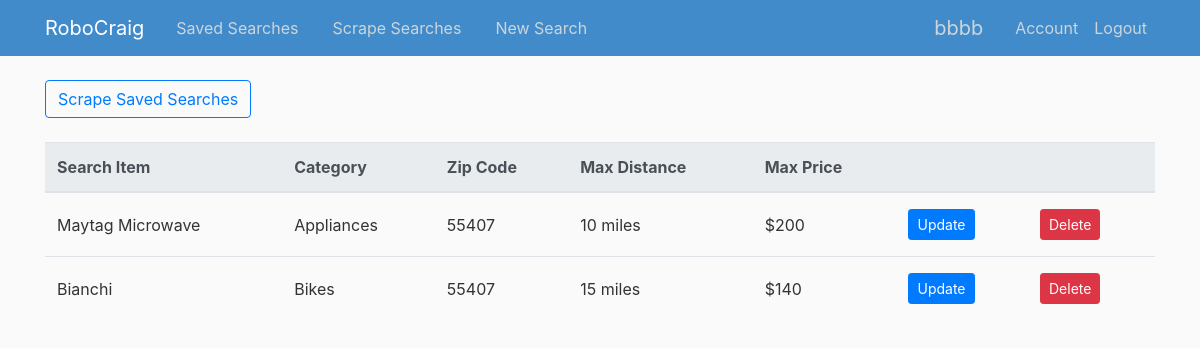
/users/bbbb (signed in), run on an earlier commit of the app's database.
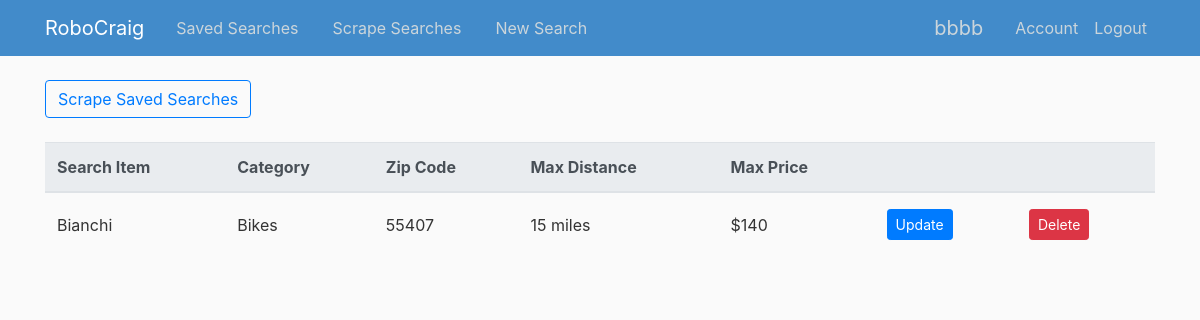
And on a later commit of the database.
### RoboCraig/models.py (models this page shows)
class Searcher (db.Model):
    id = db.Column(db.Integer, primary_key=True)
    category = db.Column(db.String(20), nullable=False)
    search_term = db.Column(db.String(50), nullable=False)
    zip_code = db.Column(db.String(10), nullable=False)  #Might need this to be int, or validate to 5 digits
    max_distance = db.Column(db.String(10), nullable=False)
    max_price = db.Column(db.String(10), nullable=False)
    user_id = db.Column(db.Integer, db.ForeignKey('user.id'), nullable=False)       #This is making a reference to the user_id in the users table
    def __repr__(self):
        return f"Search('{self.category}','{self.search_term}', '{self.zip_code}','{self.max_distance}','{self.max_price}')"

### RoboCraig/routes.py (the view)
@app.route("/users/<string:username>")  #This is the main home route for a logged in user.  It will display their saved searches
def user_searches(username):
    choices = {'ata': 'Antiques', 'ppa': 'Appliances', 'ara': 'Arts & Crafts', 'sna': 'ATV/UTV/SNO', 'pta': 'AutoParts',
               'ava': 'Aviation',
               'baa': 'Baby and Kid Stuff', 'haa': 'Beauty and Health', 'bip': 'Bike Parts',
               'bia': 'Bikes', 'bpa': 'Boat Parts', 'boo': 'Boats', 'bka': 'Books', 'bfa': 'Business',
               'cta': 'Cars & Trucks', 'ema': 'CDs/DVDs/VHSs', 'moa': 'Cell Phones', 'cla': 'Clothes & Acc',
               'cba': 'Collectibles', 'syp': 'Computer Parts', 'sya': 'Computers', 'ela': 'Electronics',
               'gra': 'Farm & Garden', 'fua': 'Furniture', 'foa': 'General', 'hva': 'Heavy Equipment',
               'hsa': 'Household',
               'jwa': 'Jewelry', 'maa': 'Materials', 'mpa': 'Motorcycle Parts', 'mca': 'Motorcycles',
               'msa': 'Music Instruments', 'pha': 'Photo & Video', 'rva': 'RVs & Camp', 'sga': 'Sporting',
               'tia': 'Tickets', 'tla': 'Tools', 'taa': 'Toys & Games', 'tra': 'Trailers',
               'vga': 'Video Gaming', 'wta': 'Wheels & Tires'}
    user = User.query.filter_by(username=username).first_or_404()  #giving the function the username attribute returns the username of the current_user
    searches = Searcher.query.filter_by(author=user)   #Using this username, it retrieves a list of their Searcher objects
    print ("This is searches")
    print (type(searches))
    print (searches)
    testsearches = Searcher.query.filter_by(author=user).first()
    print ("This is testsearches")
    print (testsearches)
    if current_user == user:        #Will only render the template if the user is logged in.  Otherwise, they receive a 403
        return render_template('user_searches.html', searches=searches, user=user, username=username,choices=choices,testsearches=testsearches)
    else:
        abort(403)

### RoboCraig/models.py (called while the page is built)
@login_manager.user_loader
def load_user(user_id):
    return User.query.get(int(user_id))

### RoboCraig/templates/user_searches.html
{% extends "layout.html" %}
{% block content %}
    {% if testsearches is none %}
        <h3>Create a <a href="{{ url_for('new_search')}}">new search</a> to save for an item in Minneapolis Craigslist</h3><br>
        <h3>Your search will be saved here</h3>
    {% else %}
    <a href="{{ url_for('scrapedresults',username=username) }}"><button type="button" class="btn btn-outline-primary">Scrape Saved Searches</button></a><br><br>
    <table class="table table-hover">
            <thead class="thead-light">
                <tr>
                    <th scope="col">Search Item</th>
                    <th scope="col">Category</th>
                    <th scope="col">Zip Code</th>
                    <th scope="col">Max Distance</th>
                    <th scope="col">Max Price</th>
                    <th scope="col"></th>
                    <th scope="col"></th>
                </tr>
            </thead>
            <tbody>
            {% for search in searches %}
            <tr>
                    <td>{{ search.search_term }}</td>
                    {% if search.category in choices %}
                        <td>{{ choices[search.category]}}</td>
                    {% else %}
                        <td>{{ search.category }}</td>
                    {% endif %}
                    <td>{{ search.zip_code }}</td>
                    <td>{{ search.max_distance }} miles</td>
                    <td>${{ search.max_price }}</td>
                    <td><a class="btn btn-primary btn-sm mt-1 mb-1" href="{{ url_for('update_search', search_id = search.id) }}">Update</a></td>
                    <td>
                        <form action="{{ url_for('delete_search', search_id=search.id) }}" method="POST">
                            <input class="btn btn-danger btn-sm m-1" type = "submit" value="Delete">
                        </form>
                    </td>
                </tr>
            {% endfor %}
            </tbody>
    </table>
    {% endif %}
{% endblock content %}

What changed in the data, as far as the page shows it:
removed Searcher: search_term "Maytag Microwave", category "Appliances", zip_code "55407", max_distance "10", max_price "200"
